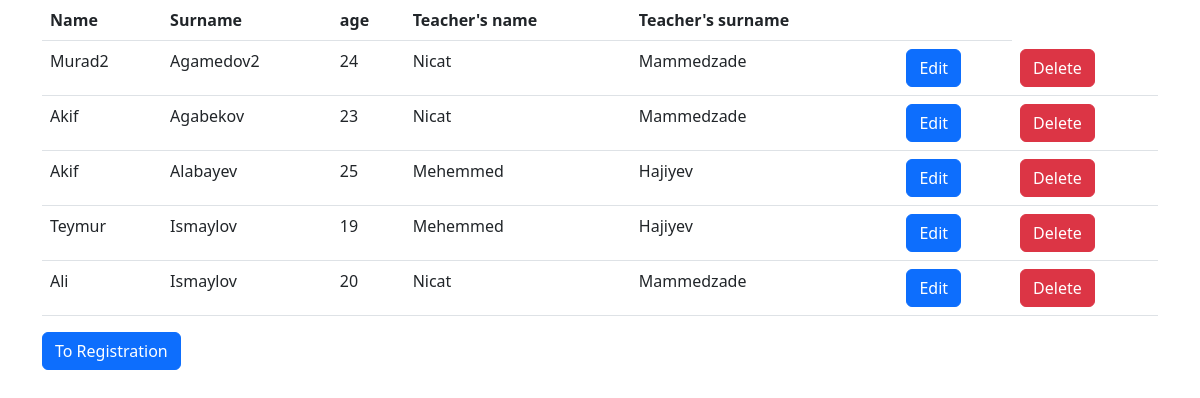
/studentlist.php, run on the app's committed database.
### tables this page shows
CREATE TABLE `student` (
  `id` int UNSIGNED NOT NULL,
  `teacher_id` int UNSIGNED NOT NULL,
  `name` varchar(255) NOT NULL,
  `surname` varchar(255) NOT NULL,
  `age` int UNSIGNED NOT NULL
);

CREATE TABLE `teacher` (
  `id` int UNSIGNED NOT NULL,
  `name` varchar(255) NOT NULL,
  `surname` varchar(255) NOT NULL
);

### studentlist.php (the view, shortened to what this page needs)
<?php
require_once('core.php');
$statement = $pdo->prepare(
    "SELECT student.id, student.name, student.surname, student.age, teacher.name AS teacher_name, teacher.surname AS teacher_surname
    FROM `student`
    LEFT JOIN `teacher`
    ON student.teacher_id = teacher.id;"
);
if (!($statement -> execute())) {
    $errorInfo = $statement->errorInfo();
    die("Oops, something went wrong ! Error: $errorInfo[2]");
}
$students = $statement->fetchAll();
?>
<!DOCTYPE html>
<html lang="en">
<head>
    <link rel="stylesheet" href="https://cdn.jsdelivr.net/npm/bootstrap@5.2.3/dist/css/bootstrap.min.css">
</head>
<body>
    <div class="container">
        <table class="table">
            <tr>
                <th class="col">Name</th>
                <th class="col">Surname</th>
                <th class="col">age</th>
                <th class="col">Teacher's name</th>
                <th class="col">Teacher's surname</th>
                <th class="col"></th>
            </tr>
            <?php foreach ($students as $student) { ?>
            <tr>
                <td><?= $student['name'] ?></td>
                <td><?= $student['surname'] ?></td>
                <td><?= $student['age'] ?></td>
                <td><?= $student['teacher_name'] ?></td>
                <td><?= $student['teacher_surname'] ?></td>
                <td>
                    <a href="edit.php?student_id=<?= $student['id'] ?>" class="btn btn-primary">Edit</a>
                </td>
                <td>
                    <a class="btn btn-danger" href="handlers/delete.php?student_id=<?= $student['id'] ?>">Delete</a>
                </td>
            </tr>
            <?php } ?>
        </table>
        <a class="btn btn-primary" href="index.php">To Registration</a>
    </div>
</body>
</html>

### data on the page
student: name "Murad2", surname "Agamedov2", age "24", teacher.name "Nicat", teacher.surname "Mammedzade"
student: name "Akif", surname "Agabekov", age "23", teacher.name "Nicat", teacher.surname "Mammedzade"
student: name "Akif", surname "Alabayev", age "25", teacher.name "Mehemmed", teacher.surname "Hajiyev"
student: name "Teymur", surname "Ismaylov", age "19", teacher.name "Mehemmed", teacher.surname "Hajiyev"
student: name "Ali", surname "Ismaylov", age "20", teacher.name "Nicat", teacher.surname "Mammedzade"
